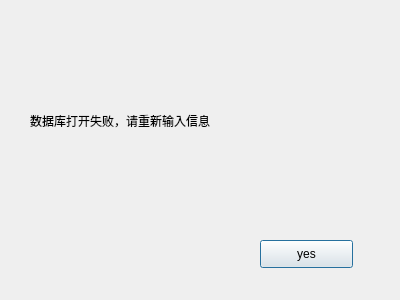
<?xml version="1.0" encoding="UTF-8"?>
<ui version="4.0">
 <class>WarningDialog</class>
 <widget class="QDialog" name="WarningDialog">
  <property name="geometry">
   <rect>
    <x>0</x>
    <y>0</y>
    <width>400</width>
    <height>300</height>
   </rect>
  </property>
  <property name="windowTitle">
   <string>Dialog</string>
  </property>
  <widget class="QPushButton" name="pushButton">
   <property name="geometry">
    <rect>
     <x>260</x>
     <y>240</y>
     <width>93</width>
     <height>28</height>
    </rect>
   </property>
   <property name="text">
    <string>yes</string>
   </property>
  </widget>
  <widget class="QLabel" name="label">
   <property name="geometry">
    <rect>
     <x>30</x>
     <y>20</y>
     <width>351</width>
     <height>201</height>
    </rect>
   </property>
   <property name="text">
    <string>数据库打开失败，请重新输入信息</string>
   </property>
   <property name="wordWrap">
    <bool>true</bool>
   </property>
  </widget>
 </widget>
 <resources/>
 <connections>
  <connection>
   <sender>pushButton</sender>
   <signal>clicked()</signal>
   <receiver>WarningDialog</receiver>
   <slot>close()</slot>
   <hints>
    <hint type="sourcelabel">
     <x>306</x>
     <y>253</y>
    </hint>
    <hint type="destinationlabel">
     <x>199</x>
     <y>149</y>
    </hint>
   </hints>
  </connection>
 </connections>
</ui>
